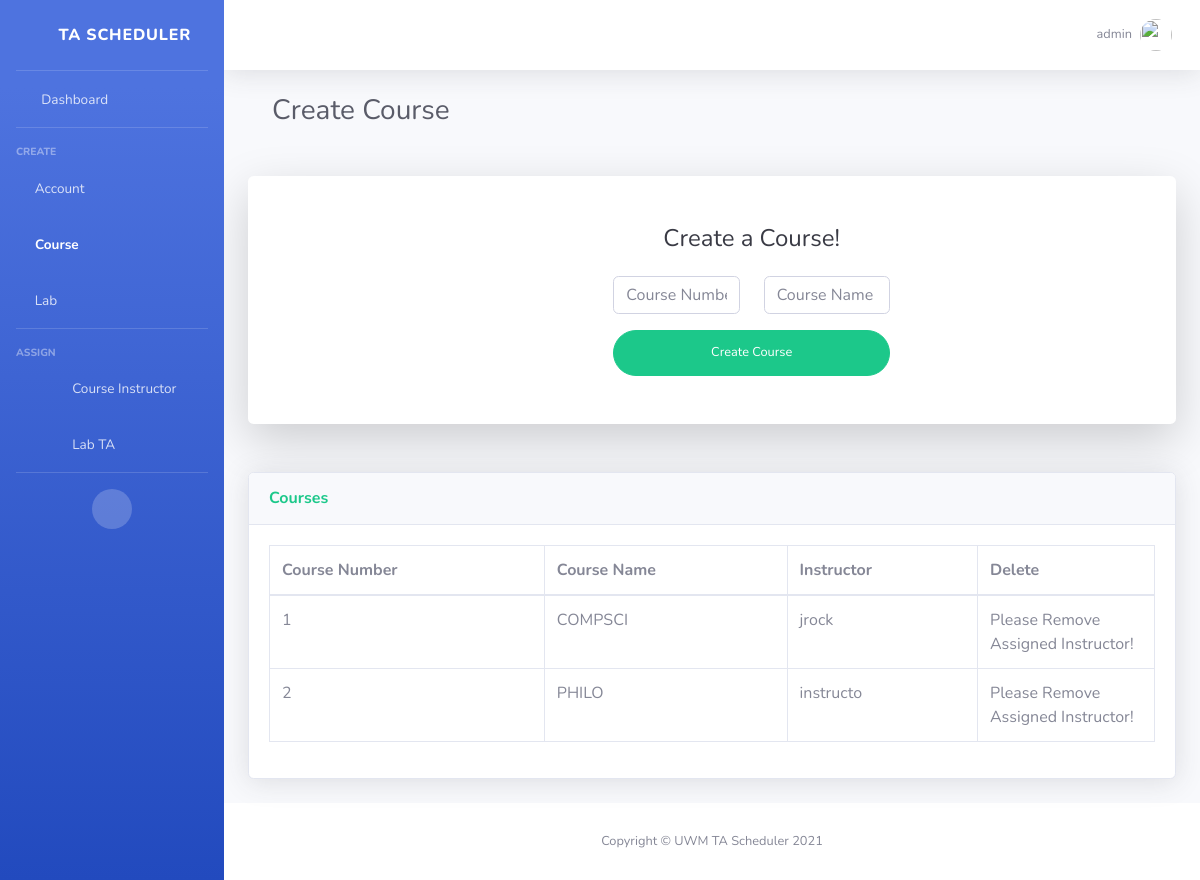
Screenshot of /create-course/ (signed in) with the database file from the repository.
### TA_Scheduler/models.py (models this page shows)
class myAccount(models.Model):
    userName = models.CharField(max_length=40)
    password = models.CharField(max_length=40)
    userType = models.CharField(max_length=40)

class myCourse(models.Model):
    courseName = models.CharField(max_length=20)
    courseNumber = models.IntegerField()
    instructorUserName = models.CharField(max_length=40)

### TA_Scheduler/views.py (the view, shortened to what this page needs)
# urls.py: path('create-course/', CreateCourse.as_view()),
class CreateCourse(View):
    def get(self,request):
        userName = request.session["userName"]
        if(verifyLogin.verifyLogin(userName, request) == False):
            return render(request, "logout.html", {})
        course_list = list(myCourse.objects.values_list("courseNumber", "courseName", "instructorUserName"))
        if (request.session["userType"] == "Administrator"):
            return render(request,"create-course.html",{"course_list":course_list, "userName":userName, "errorMessage":""})
        else:
            request.session["error"] = "Unauthorized!"
            return redirect("/home/")

### TA_Scheduler/verifyLogin.py (called while the page is built)
    def verifyLogin(userName, request):
        userFound = list(myAccount.objects.filter(userName=userName))
        if(len(userFound) == 0):
            auth_logout(request)
            return False
        return True

### templates/create-course.html (shortened to what this page needs)
{% load static %}
<!DOCTYPE html>
<html lang="en">
<head>
    <link href="{% static '/vendor/fontawesome-free/css/all.min.css' %}" rel="stylesheet" type="text/css">
    <link href="{% static '/css/sb-admin-2.min.css' %}" rel="stylesheet">
    <link href="{% static '/vendor/datatables/dataTables.bootstrap4.min.css' %}" rel="stylesheet">
</head>
<body id="page-top">
<div id="wrapper">
    <ul class="navbar-nav bg-gradient-primary sidebar sidebar-dark accordion" id="accordionSidebar">
        <a class="sidebar-brand d-flex align-items-center justify-content-center" href="/home">
            <div class="sidebar-brand-icon rotate-n-15">
                <i class="far fa-calendar-alt"></i>
            </div>
            <div class="sidebar-brand-text mx-3">TA Scheduler</div>
        </a>
        <hr class="sidebar-divider my-0">
        <li class="nav-item">
            <a class="nav-link" href="/home">
                <i class="fas fa-fw fa-tachometer-alt"></i>
                <span>Dashboard</span></a>
        </li>
        <hr class="sidebar-divider">
        <div class="sidebar-heading">
            Create
        </div>
        <li class="nav-item">
            <a class="nav-link" href="/create-account">
                <i class="fas fa-user-circle"></i>
                <span>Account</span></a>
        </li>
        <li class="nav-item active">
            <a class="nav-link" href="/create-course">
                <i class="fas fa-book-open"></i>
                <span>Course</span></a>
        </li>
        <li class="nav-item">
            <a class="nav-link" href="/create-lab">
                <i class="fas fa-flask"></i>
                <span>Lab</span></a>
        </li>
        <hr class="sidebar-divider">
        <div class="sidebar-heading">
            Assign
        </div>
        <li class="nav-item">
            <a class="nav-link" href="/assign-course-instructor/">
                <i class="fas fa-user-circle"></i> <i class="fas fa-arrow-right"></i> <i class="fas fa-book-open"></i>
                <span>Course Instructor</span></a>
        </li>
        <li class="nav-item">
            <a class="nav-link" href="/assign-lab-ta/">
                <i class="fas fa-user-circle"></i> <i class="fas fa-arrow-right"></i> <i class="fas fa-flask"></i>
                <span>Lab TA</span></a>
        </li>
        <hr class="sidebar-divider d-none d-md-block">
        <div class="text-center d-none d-md-inline">
            <button class="rounded-circle border-0" id="sidebarToggle"></button>
        </div>
    </ul>
    <div id="content-wrapper" class="d-flex flex-column">
        <div id="content">
            <nav class="navbar navbar-expand navbar-light bg-white topbar mb-4 static-top shadow">
                <ul class="navbar-nav ml-auto">
                    <li class="nav-item dropdown no-arrow">
                        <a class="nav-link dropdown-toggle" href="#" id="userDropdown" role="button"
                           data-toggle="dropdown" aria-haspopup="true" aria-expanded="false">
                            <span class="mr-2 d-none d-lg-inline text-gray-600 small">{{ userName }}</span>
                            <img class="img-profile rounded-circle"
                                 src="{% static '/img/undraw_profile.svg' %}">
                        </a>
                    </li>
                </ul>
            </nav>
            <div class="container-fluid">
                <div class="container-fluid">
                    <h1 class="h3 mb-4 text-gray-800">Create Course</h1>
                </div>
                <div class="card o-hidden border-0 shadow-lg my-5">
                    <div class="card-body p-0">
                        <div class="row">
                            <div class="col-lg-4 d-none d-lg-block bg-register-image"></div>
                            <div class="col-lg-5">
                                <div class="p-5">
                                    <div class="text-center">
                                        <h1 class="h4 text-gray-900 mb-4">Create a Course!</h1>
                                    </div>
                                    <form class="user" action="/create-course/" method="post">
                                        <div class="form-group row">
                                            <div class="col-sm-6 mb-3 mb-sm-0">
                                                <input required="true" maxlength="10" type="text" class="form-control"
                                                       name="courseNumber"
                                                       placeholder="Course Number">
                                            </div>
                                            <div class="col-sm-6">
                                                <input required="true" maxlength="20" type="text" class="form-control"
                                                       name="courseName"
                                                       placeholder="Course Name">
                                            </div>
                                        </div>
                                        <button type="submit" class="btn btn-success btn-user btn-block">Create Course
                                        </button>
                                    </form>
                                </div>
                            </div>
                        </div>
                    </div>
                </div>
                <div class="card shadow mb-4">
                    <div class="card-header py-3">
                        <h6 class="m-0 font-weight-bold text-success">Courses</h6>
                    </div>
                    <div class="card-body">
                        <div class="table-responsive">
                            <table class="table table-bordered" id="courseData" width="100%" cellspacing="0">
                                <thead>
                                <tr>
                                    <th>Course Number</th>
                                    <th>Course Name</th>
                                    <th>Instructor</th>
                                    <th style="width: 20%;">Delete</th>
                                </tr>
                                </thead>
                                <tbody>
                                {% for i in course_list %}
                                    <tr>
                                        <td>{{ i.0 }}</td>
                                        <td>{{ i.1 }}</td>
                                        <td>{{ i.2 }}</td>
                                        <td>
                                            {% if i.2 == "NOT SET" %}
                                                <form action="/delete-course/" method="post">{% csrf_token %}
                                                    <button type="submit" class="btn btn-success btn-user btn-block"
                                                            name="deleteCourse" value="{{ i.0 }}">Delete Course
                                                    </button>
                                                    <input type="hidden" name="returnUrl" value="/create-course/">
                                                </form>
                                            {% else %}
                                               Please Remove Assigned Instructor!
                                            {% endif %}
                                        </td>
                                    </tr>
                                {% endfor %}
                                </tbody>
                            </table>
                        </div>
                    </div>
                </div>
            </div>
        </div>
        <footer class="sticky-footer bg-white">
            <div class="container my-auto">
                <div class="copyright text-center my-auto">
                    <span>Copyright &copy; UWM TA Scheduler 2021</span>
                </div>
            </div>
        </footer>
    </div>
</div>
</body>
</html>

### rows the page displays
myAccount: userName "admin"
myCourse: courseNumber "1", courseName "COMPSCI", instructorUserName "jrock"
myCourse: courseNumber "2", courseName "PHILO", instructorUserName "instructo"
